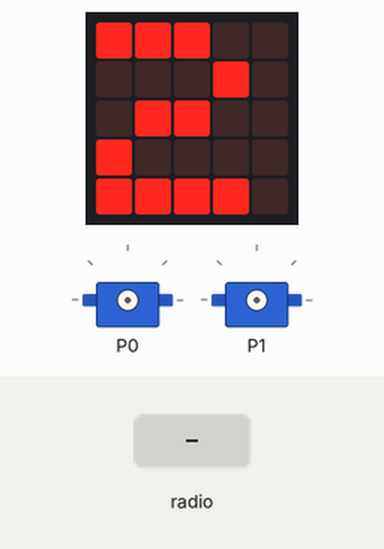
Simulated run of this program. Board: BBC micro:bit running MicroPython. Parts: the board's 5×5 LED display, 2 × servo. The inputs (shaded band) are chosen by the test bench. Servo angles are drawn from the pulse width (0.5 ms = 0°, 2.5 ms = 180°).

Above: at 1.2 s.
1.3 s: radio message "DISPENSE:A" arrives
At 1.7 s:
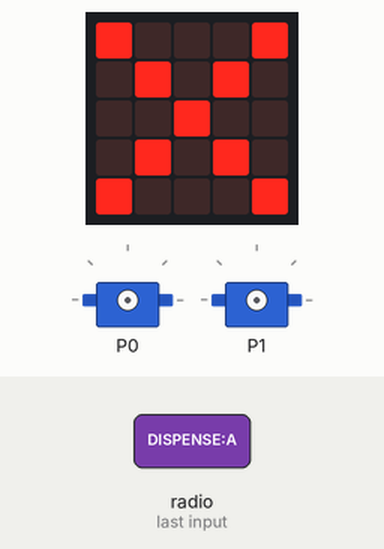
3.3 s: radio message "REFILL:A" arrives
4.8 s: radio message "REFILL:B" arrives
6.3 s: radio message "SERVO_STEP:A" arrives
At 6.7 s:
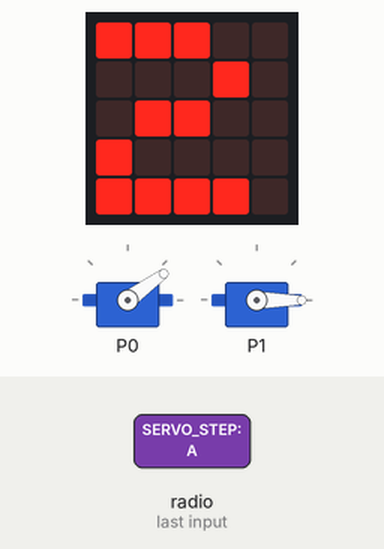
7.8 s: radio message "DISPENSE:AB" arrives
At 8.2 s:
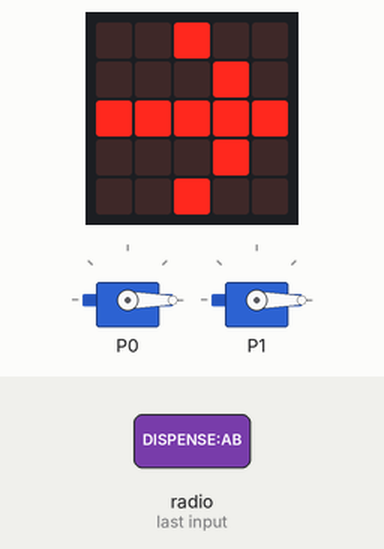
9.8 s: radio message "SERVO_STEP:B" arrives
At 11.0 s:
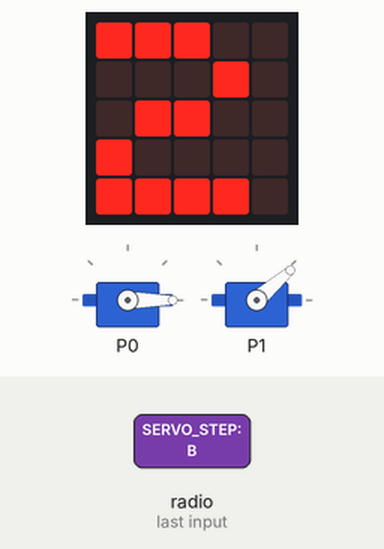
Timing chart, 0 to 12.3 s (numbered marks = the images above; inputs shaded):
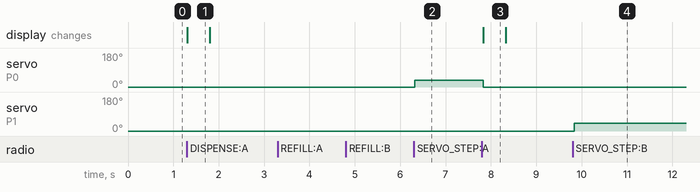

Measured:
- after the input at 1.3 s, the display: changes at once (image 1)
- after the input at 6.3 s, servo on P0: 0° → 36° at once
- after the input at 7.8 s, servo on P0: 36° → 0° at once; the display: changes at once (image 3)
- after the input at 9.8 s, servo on P1: 0° → 41° at once
- what the display in image 1 shows lasts 0.5 s, from 1.3 s to 1.8 s

The program:

main.py
```python
from microbit import pin0, pin1, display, Image, sleep
import radio

# Initialise radio
radio.on()
radio.config(group=42)

# set PWM servo positions
SLOTS_A=[500, 900, 1400, 1900, 2400]
SLOTS_B=  [500, 970, 1450, 1970, 2450]
MAX_SLOTS=4
PERIOD_US=20000

#set initial slot count

slot_a = 0
slot_b = 0

# set servo position based on slot count
def set_servo(pin, servo_us):
    pin.set_analog_period_microseconds(PERIOD_US)
    pin.write_analog(int(servo_us/PERIOD_US *  1023))


display.show("2")

# Main loop
while True:

    received = radio.receive()
    if received is not None:

        # init
        if received.startswith("INIT:"):

            parts = received[5:].split(",")

            if len(parts) == 2:

                    slot_a=int(parts[0])
                    slot_b=int(parts[1])
                    set_servo(pin0, SLOTS_A[slot_a])
                    set_servo(pin1, SLOTS_B[slot_b])

        # dispense
        elif received == "DISPENSE:A":
            if slot_a> 0:
                slot_a =slot_a - 1
                set_servo(pin0, SLOTS_A[slot_a])
                display.show(Image.ARROW_E)
            # if there is no meds left shows a cross
            else:
                display.show(Image.NO)
            sleep(500)
            display.show("2")

        elif received == "DISPENSE:B":
            if slot_b > 0:
                slot_b=slot_b - 1
                set_servo(pin1, SLOTS_B[slot_b])
                display.show(Image.ARROW_W)
            # if there is no meds left shows a cross
            else:
                display.show(Image.NO)
            sleep(500)
            display.show("2")

        elif received == "DISPENSE:AB":
            successful = False
            if slot_a > 0:
                slot_a = slot_a - 1
                set_servo(pin0, SLOTS_A[slot_a])
                successful = True
            if slot_b > 0:
                slot_b = slot_b - 1
                set_servo(pin1, SLOTS_B[slot_b])
                successful = True
            if successful:
                display.show(Image.ARROW_E)
            else:
                display.show(Image.NO)
            sleep(500)
            display.show("2")

        # refill
        elif received == "REFILL:A":
            slot_a = 0
            set_servo(pin0, SLOTS_A[0])

        elif received == "REFILL:B":
            slot_b = 0
            set_servo(pin1, SLOTS_B[0])

        elif received == "SERVO_STEP:A":
            if slot_a <MAX_SLOTS:
                slot_a = slot_a + 1
                set_servo(pin0, SLOTS_A[slot_a])

        elif received == "SERVO_STEP:B":
            if slot_b < MAX_SLOTS:
                slot_b = slot_b + 1
                set_servo(pin1, SLOTS_B[slot_b])

    sleep(50)
```
